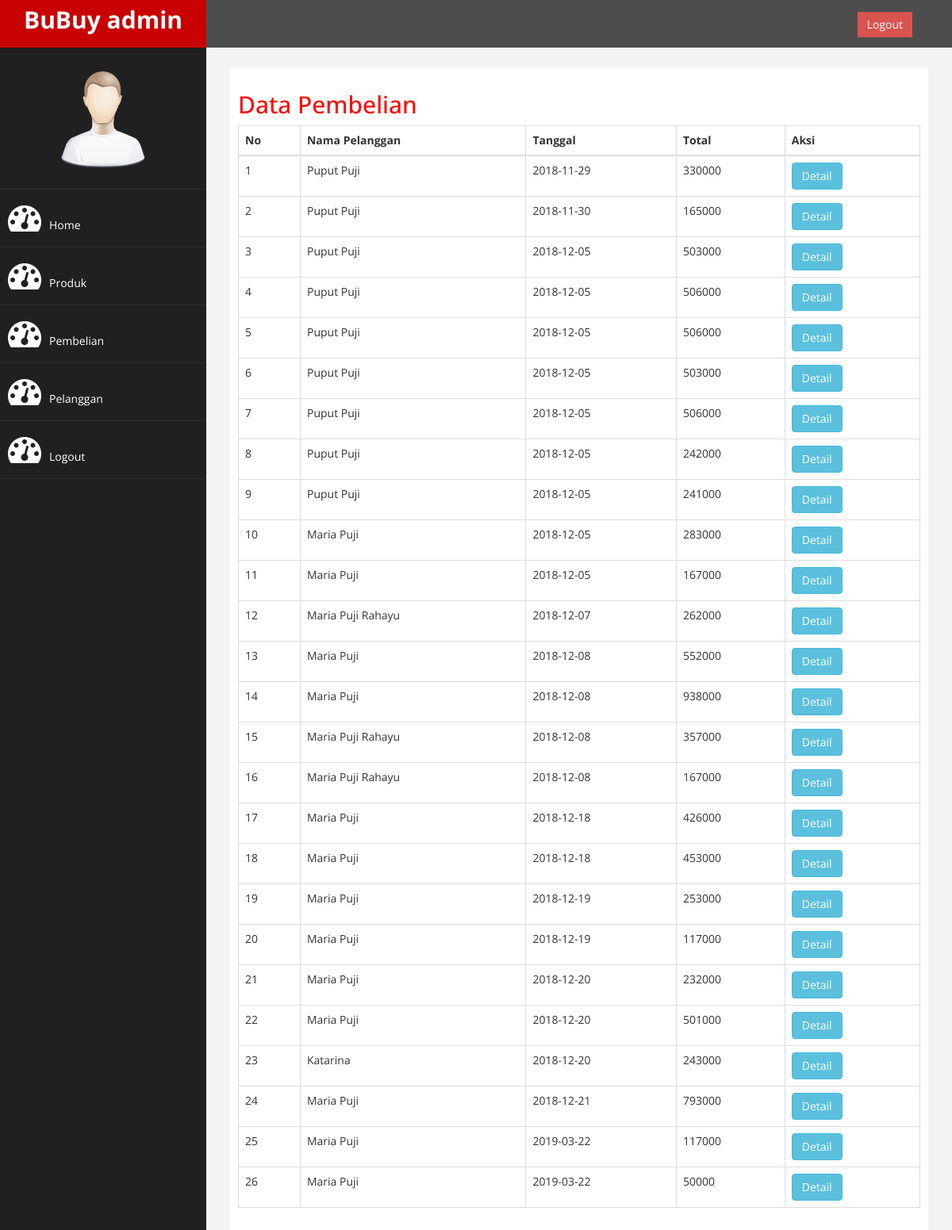
Page /admin/index.php?halaman=pembelian (signed in) on the committed database.
### tables this page shows
CREATE TABLE `pembelian` (
  `id_pembelian` int(11) NOT NULL,
  `id_pelanggan` int(11) NOT NULL,
  `id_ongkir` int(11) NOT NULL,
  `tanggal_pembelian` date NOT NULL,
  `total_pembelian` int(11) NOT NULL,
  `ekspedisi` varchar(15) NOT NULL,
  `tarif` int(11) NOT NULL,
  `alamat_pengiriman` text NOT NULL
);

CREATE TABLE `pelanggan` (
  `id_pelanggan` int(11) NOT NULL,
  `email_pelanggan` varchar(100) NOT NULL,
  `password_pelanggan` varchar(50) NOT NULL,
  `nama_pelanggan` varchar(100) NOT NULL,
  `telepon_pelanggan` varchar(25) NOT NULL,
  `alamat_pelanggan` text NOT NULL
);

### admin/pembelian.php (the view)
<h2>Data Pembelian</h2>
<table class="table table-bordered">
    <thead>
        <tr>
            <th>No</th>
            <th>Nama Pelanggan</th>
            <th>Tanggal</th>
            <th>Total</th>
            <th>Aksi</th>
        </tr>
    </thead>
    <tbody>
        <?php $nomor=1; ?>
        <?php $ambil=$koneksi->query("SELECT * FROM pembelian JOIN pelanggan ON pembelian.id_pelanggan=pelanggan.id_pelanggan"); ?>
        <?php while($pecah = $ambil->fetch_assoc()){ ?>
        <tr>
            <td><?php echo $nomor; ?></td>
            <td><?php echo $pecah['nama_pelanggan']; ?></td>
            <td><?php echo $pecah['tanggal_pembelian']; ?></td>
            <td><?php echo $pecah['total_pembelian']; ?></td>
            <td>
                <a href="index.php?halaman=detail&id=<?php echo $pecah['id_pembelian']; ?>" class="btn btn-info">Detail</a>
            </td>
        </tr>
        <?php $nomor++; ?>
        <?php } ?>
    </tbody>
</table>

### admin/assets/css/custom.css (style rules this page uses)
body { font-family: 'Open Sans', sans-serif; }
h2 { color: #f00; }

### rows in the picture
pembelian: id_pelanggan.nama_pelanggan "Puput Puji", tanggal_pembelian "2018-11-29", total_pembelian "330000"
pembelian: id_pelanggan.nama_pelanggan "Puput Puji", tanggal_pembelian "2018-11-30", total_pembelian "165000"
pembelian: id_pelanggan.nama_pelanggan "Puput Puji", tanggal_pembelian "2018-12-05", total_pembelian "503000"
pembelian: id_pelanggan.nama_pelanggan "Puput Puji", tanggal_pembelian "2018-12-05", total_pembelian "506000"
pembelian: id_pelanggan.nama_pelanggan "Puput Puji", tanggal_pembelian "2018-12-05", total_pembelian "506000"
pembelian: id_pelanggan.nama_pelanggan "Puput Puji", tanggal_pembelian "2018-12-05", total_pembelian "503000"
pembelian: id_pelanggan.nama_pelanggan "Puput Puji", tanggal_pembelian "2018-12-05", total_pembelian "506000"
pembelian: id_pelanggan.nama_pelanggan "Puput Puji", tanggal_pembelian "2018-12-05", total_pembelian "242000"
pembelian: id_pelanggan.nama_pelanggan "Puput Puji", tanggal_pembelian "2018-12-05", total_pembelian "241000"
pembelian: id_pelanggan.nama_pelanggan "Maria Puji", tanggal_pembelian "2018-12-05", total_pembelian "283000"
pembelian: id_pelanggan.nama_pelanggan "Maria Puji", tanggal_pembelian "2018-12-05", total_pembelian "167000"
pembelian: id_pelanggan.nama_pelanggan "Maria Puji Rahayu", tanggal_pembelian "2018-12-07", total_pembelian "262000"
pembelian: id_pelanggan.nama_pelanggan "Maria Puji", tanggal_pembelian "2018-12-08", total_pembelian "552000"
pembelian: id_pelanggan.nama_pelanggan "Maria Puji", tanggal_pembelian "2018-12-08", total_pembelian "938000"
pembelian: id_pelanggan.nama_pelanggan "Maria Puji Rahayu", tanggal_pembelian "2018-12-08", total_pembelian "357000"
pembelian: id_pelanggan.nama_pelanggan "Maria Puji Rahayu", tanggal_pembelian "2018-12-08", total_pembelian "167000"
pembelian: id_pelanggan.nama_pelanggan "Maria Puji", tanggal_pembelian "2018-12-18", total_pembelian "426000"
pembelian: id_pelanggan.nama_pelanggan "Maria Puji", tanggal_pembelian "2018-12-18", total_pembelian "453000"
pembelian: id_pelanggan.nama_pelanggan "Maria Puji", tanggal_pembelian "2018-12-19", total_pembelian "253000"
pembelian: id_pelanggan.nama_pelanggan "Maria Puji", tanggal_pembelian "2018-12-19", total_pembelian "117000"
pembelian: id_pelanggan.nama_pelanggan "Maria Puji", tanggal_pembelian "2018-12-20", total_pembelian "232000"
pembelian: id_pelanggan.nama_pelanggan "Maria Puji", tanggal_pembelian "2018-12-20", total_pembelian "501000"
pembelian: id_pelanggan.nama_pelanggan "Katarina", tanggal_pembelian "2018-12-20", total_pembelian "243000"
pembelian: id_pelanggan.nama_pelanggan "Maria Puji", tanggal_pembelian "2018-12-21", total_pembelian "793000"
pembelian: id_pelanggan.nama_pelanggan "Maria Puji", tanggal_pembelian "2019-03-22", total_pembelian "117000"
pembelian: id_pelanggan.nama_pelanggan "Maria Puji", tanggal_pembelian "2019-03-22", total_pembelian "50000"
